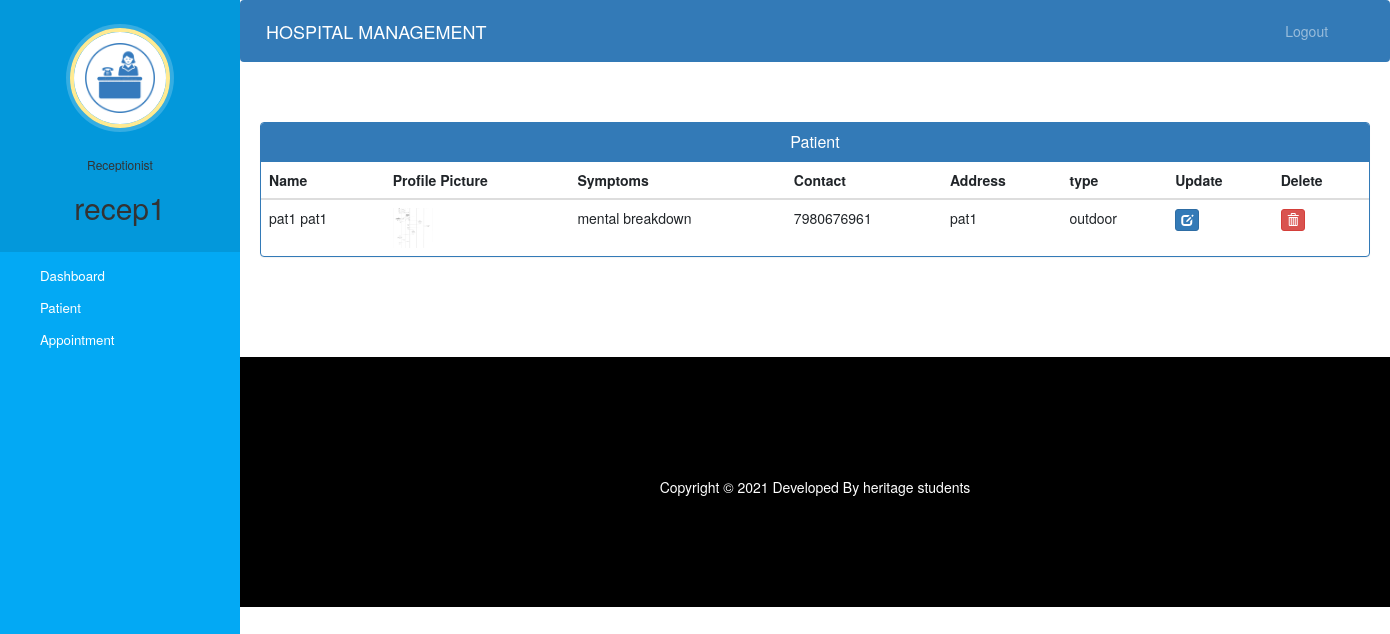
The page /reception-view-patient (signed in) on the database as committed earlier.
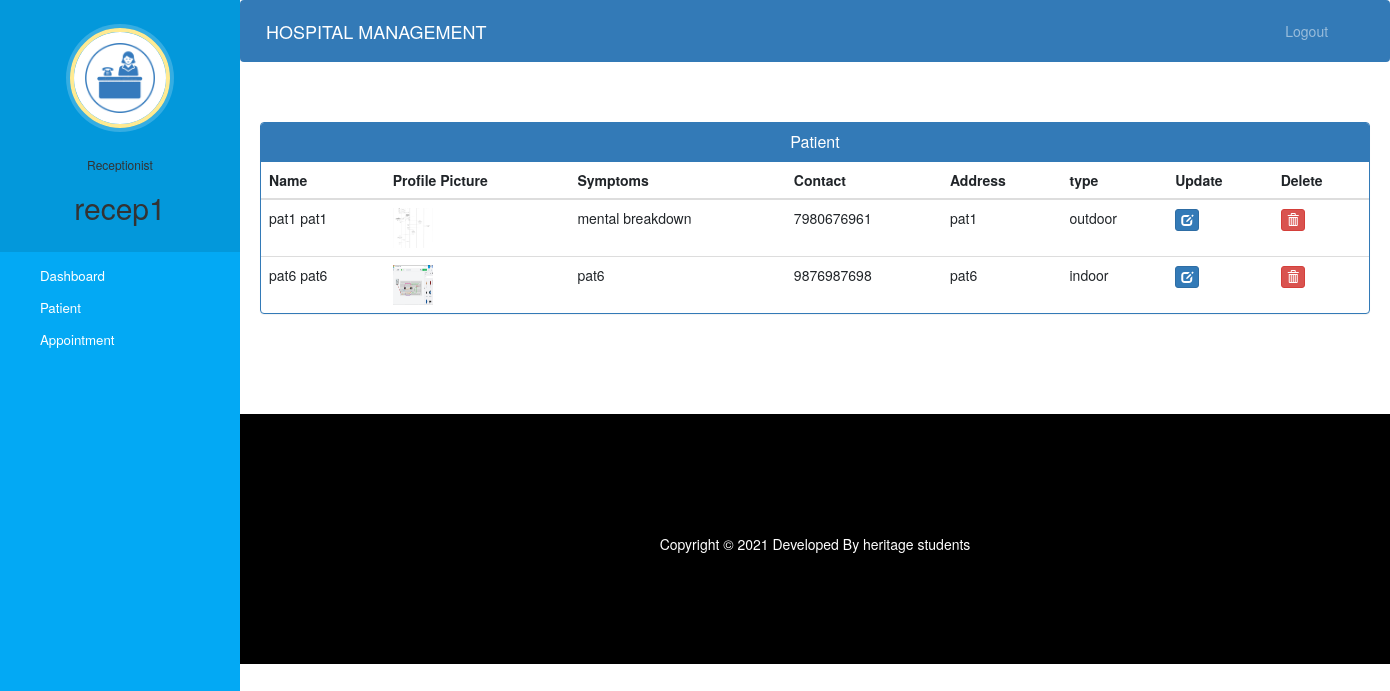
The same page on the database as committed later.
### hospital/models.py (models this page shows, shortened)
class Patient(models.Model):
    user=models.OneToOneField(User,on_delete=models.CASCADE)
    profile_pic= models.ImageField(upload_to='profile_pic/PatientProfilePic/',null=True,blank=True)
    address = models.CharField(max_length=40)
    mobile = models.CharField(max_length=20,null=False)
    symptoms = models.CharField(max_length=100,null=False)
    assignedDoctorId = models.PositiveIntegerField(null=True)
    admitDate=models.DateField(auto_now=True)
    status=models.BooleanField(default=False)
    patienttype=models.CharField(max_length=20,choices=types,default='indoor')
    @property
    def get_name(self):
        return self.user.first_name+" "+self.user.last_name

### hospital/views.py (the view)
# urls.py: path('reception-view-patient', views.reception_view_patient_view,name='reception-view-patient'),
@login_required(login_url='receptionlogin')
@user_passes_test(is_reception)
def reception_view_patient_view(request):
    patients=models.Patient.objects.all().filter(status=True)
    return render(request,'hospital/reception_view_patient.html',{'patients':patients})

### hospital/views.py (called while the page is built)
def is_reception(user):
    return user.groups.filter(name='RECEPTION').exists()

### templates/hospital/reception_view_patient.html (shortened to what this page needs)
{% extends 'hospital/reception_base.html' %}
{% block content %}
{%load static%}
<head>
  <link href="//netdna.bootstrapcdn.com/bootstrap/3.0.0/css/bootstrap.min.css" rel="stylesheet" id="bootstrap-css">
</head>
<div class="container">
  <div class="panel panel-primary">
    <div class="panel-heading">
      <h6 class="panel-title">Patient</h6>
    </div>
    <table class="table table-hover" id="dev-table">
      <thead>
        <tr>
          <th>Name</th>
          <th>Profile Picture</th>
          <th>Symptoms</th>
          <th>Contact</th>
          <th>Address</th>
          <th>type</th>
          <th>Update</th>
          <th>Delete</th>
        </tr>
      </thead>
      {% for p in patients %}
      <tr>
        <td> {{p.get_name}}</td>
        <td> <img src="{% static p.profile_pic.url %}" alt="Profile Pic" height="40px" width="40px" /></td>
        <td>{{p.symptoms}}</td>
        <td>{{p.mobile}}</td>
        <td>{{p.address}}</td>
        <td>{{p.patienttype}}</td>
        <td><a class="btn btn-primary btn-xs" href="{% url 'update-patient' p.id  %}"><span class="glyphicon glyphicon-edit"></span></a></td>
        <td><a class="btn btn-danger btn-xs" href="{% url 'delete-patient-from-hospital' p.id  %}"><span class="glyphicon glyphicon-trash"></span></a></td>
      </tr>
      {% endfor %}
    </table>
  </div>
</div>
{% endblock content %}

### templates/hospital/reception_base.html (shortened to what this page needs)
<!DOCTYPE html>
{% load static %}
<html lang="en">
<head>
  <link rel="stylesheet" href="https://stackpath.bootstrapcdn.com/bootstrap/4.3.1/css/bootstrap.min.css">
  <link rel="stylesheet" href="https://maxcdn.bootstrapcdn.com/font-awesome/4.7.0/css/font-awesome.min.css">
  <link rel="stylesheet" href="{% static '/style.css' %}">
</head>
<body>
  <nav class="menu" tabindex="0">
    <header class="avatar">
      <img src="{% static "images/reception.jpg" %}" />
      <br><br>
      <h6>Receptionist</h6>
      <h2>{{request.user.first_name}}</h2>
    </header>
    <ul>
      <li tabindex="0" class="icon-dashboard"> <a style="color:white; text-decoration:none;" href="/reception-dashboard"><span>Dashboard</span></a> </li>
      <li tabindex="0" class="icon-users"> <a style="color:white; text-decoration:none;" href="/reception-patient"><span>Patient</span></a></li>
      <li tabindex="0" class="icon-calendar"> <a style="color:white; text-decoration:none;" href="/reception-appointment"><span>Appointment</span></a></li>
    </ul>
  </nav>
  <main>
    <div class="bs-example">
      <nav class="navbar navbar-expand-md  navbar-dark fixed-top" style="background:#337AB7;">
        <a href="/reception-dashboard" class="navbar-brand">HOSPITAL MANAGEMENT</a>
        <div class="collapse navbar-collapse justify-content-between" id="navbarCollapse">
          <div class="navbar-nav" style=" margin-left: 90%;">
            <a href="/logout" class="nav-item nav-link">Logout</a>
          </div>
        </div>
      </nav>
    </div>
    <br><br>
    {% block content %}
    {% endblock content %}
    <br><br><br><br>
    <footer>
      <br>
      <div class="container">
        <div class="row">
          <div class="col-md-12 col-sm-12">
            <div style="color:#ffffff;" class="wow fadeInUp footer-copyright">
              <p>
                Copyright &copy; 2021 Developed By heritage students </p>
            </div>
          </div>
        </div>
      </div>
    </footer>
  </main>
</body>
</html>

### static/style.css (style rules this page uses)
body { padding-left: 240px; }
main { position: relative; height: 100vh; }
.menu { background: #5bc995; height: 100vh; width: 240px; position: fixed; top: 0px; left: 0; z-index: 5; outline: none; }
.menu .avatar { background: rgba(0, 0, 0, 0.1); padding: 2em 0.5em; text-align: center; }
.menu .avatar img { width: 100px; border-radius: 50%; overflow: hidden; border: 4px solid #ffea92; box-shadow: 0 0 0 4px rgba(255, 255, 255, 0.2); }
.menu .avatar h2 { font-weight: normal; margin-bottom: 0; }
.menu ul { list-style: none; padding: 0.5em 0; margin: 0; }
.menu ul li { padding: 0.5em 1em 0.5em 3em; font-size: 0.95em; font-weight: regular; background-repeat: no-repeat; background-position: left 15px center; background-size: auto 20px; transition: all 0.15s linear; cursor: pointer; }
.menu ul li.icon-dashboard { background-image: url("http://www.entypo.com/images//gauge.svg"); }
.menu ul li.icon-users { background-image: url("http://www.entypo.com/images//users.svg"); }
.menu ul li.icon-calendar { background-image: url("http://www.entypo.com/images//calendar.svg"); }

### templates/hospital/reception_base.html (style rules this page uses)
a:link { text-decoration: none; }
a { color: white; }
footer { padding: 0px 0px 0px 0px; background-color: black; margin: 0px; }
p { text-align: center; }
body { padding-left: 240px; }
main { position: relative; height: 100vh; }
.menu { background: #03a9f4; height: 100vh; width: 240px; position: fixed; top: 0px; left: 0; z-index: 5; outline: none; }
.menu .avatar { background: rgba(0, 0, 0, 0.1); padding: 2em 0.5em; text-align: center; }
.menu .avatar img { width: 100px; border-radius: 50%; overflow: hidden; border: 4px solid #ffea92; box-shadow: 0 0 0 4px rgba(255, 255, 255, 0.2); }
.menu .avatar h2 { font-weight: normal; margin-bottom: 0; }
.menu ul { list-style: none; padding: 0.5em 0; margin: 0; }
.menu ul li { padding: 0.5em 1em 0.5em 3em; font-size: 0.95em; font-weight: regular; background-repeat: no-repeat; background-position: left 15px center; background-size: auto 20px; transition: all 0.15s linear; cursor: pointer; }
.menu ul li.icon-dashboard { background-image: url("http://www.entypo.com/images//gauge.svg"); }
.menu ul li.icon-users { background-image: url("http://www.entypo.com/images//users.svg"); }
.menu ul li.icon-calendar { background-image: url("http://www.entypo.com/images//calendar.svg"); }

### templates/hospital/reception_view_patient.html (style rules this page uses)
a:link { text-decoration: none; }
h6 { text-align: center; }
.row { margin: 100px; }

Rows that differ between the two databases and show on the page:
added Patient: get_name "pat6 pat6", profile_pic (picture), symptoms "pat6", mobile "9876987698", address "pat6", patienttype "indoor"
